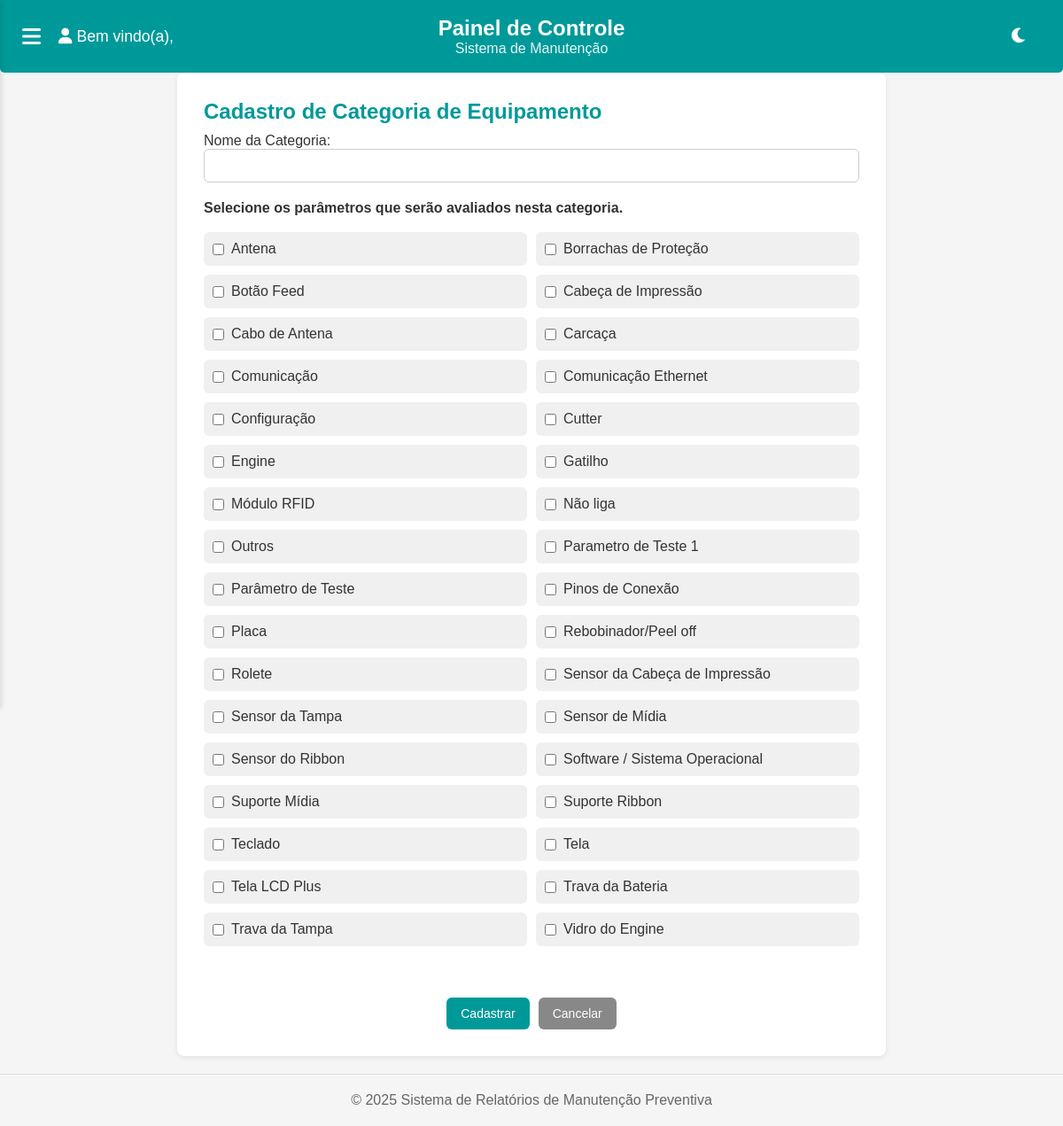
/equipamentos/categorias/cadastrar/, run on an earlier commit of the app's database.
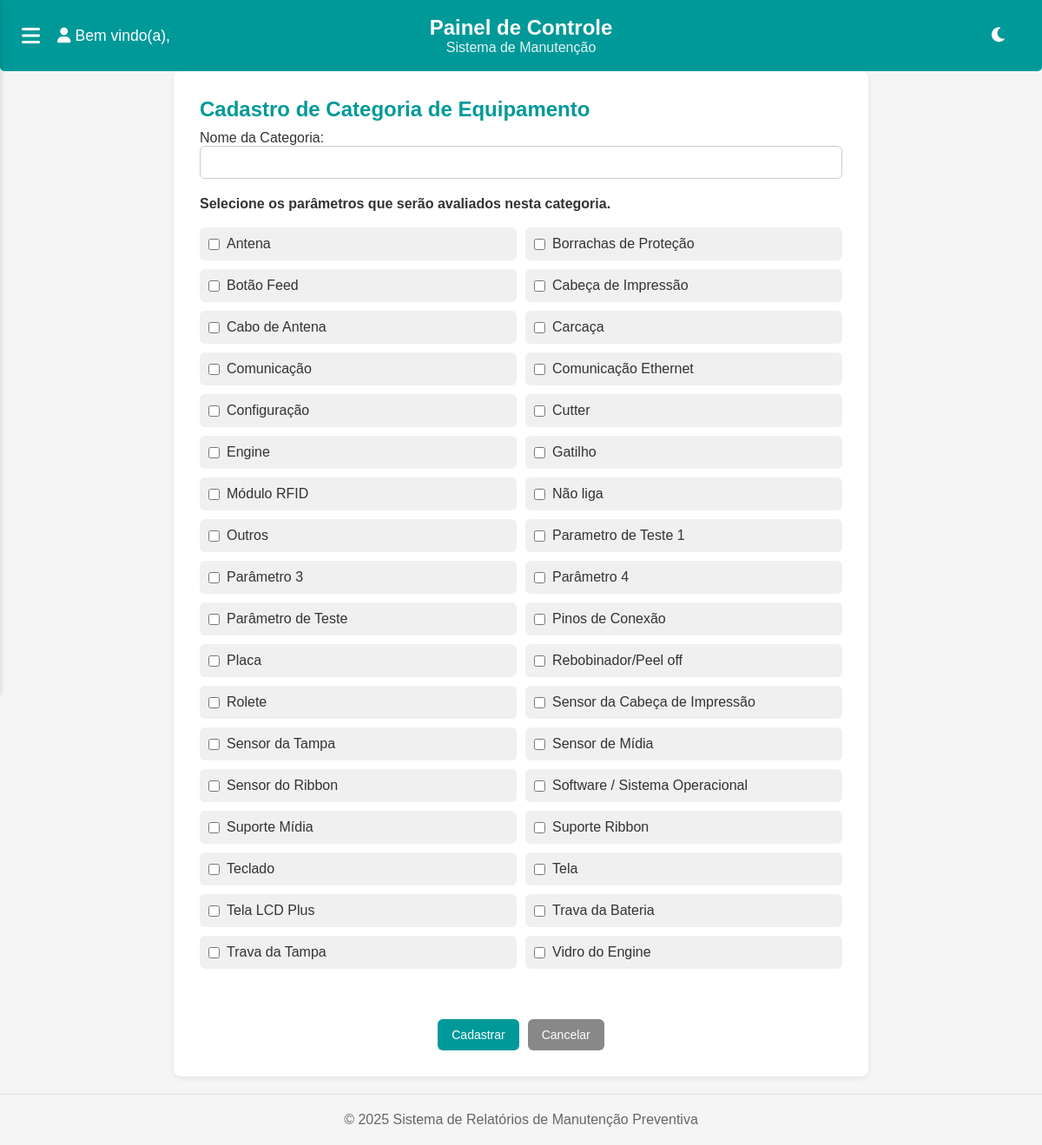
And on a later commit of the database.
### equipamentos/models.py (models this page shows, shortened)
class ParametroEquipamento(models.Model):
    nome = models.CharField(max_length=100, unique=True)
    avaliacao_ajuda = models.CharField(
        max_length=300,
        blank=True,
        verbose_name="Como avaliar o parâmetro",
    )

### equipamentos/views.py (the view, shortened to what this page needs)
# urls.py: path('categorias/cadastrar/', views.cadastrar_categoria, name='cadastrar_categoria'),
def cadastrar_categoria(request):
    parametros = ParametroEquipamento.objects.all()
    return render(request, 'categorias/cadastrar_categoria.html', {'parametros': parametros})

### equipamentos/templates/categorias/cadastrar_categoria.html (shortened to what this page needs)
{% extends 'base.html' %}
{% load static %}
{% block content %}
<div class="card-form">
    <h2>Cadastro de Categoria de Equipamento</h2>
    <form method="post">
        <div class="form-group">
            <label for="nome">Nome da Categoria:</label>
            <input type="text" id="nome" name="nome" required>
        </div>
        <h4>Selecione os parâmetros que serão avaliados nesta categoria.<h4><br>
        <div class="form-group">
            <div class="checkbox-grid">
                {% for parametro in parametros|dictsort:"nome" %}
                    <label class="checkbox-item">
                        <input type="checkbox" name="parametros" value="{{ parametro.id }}">
                        <span class="parametro-nome">{{ parametro.nome }}</span>
                    </label>
                {% endfor %}
            </div>
        </div>
        <br>
        <div class="form-actions">
            <button type="submit" class="btn btn-primary">Cadastrar</button>
            <a href="{% url 'equipamentos:listar_categorias' %}" class="btn btn-secondary">Cancelar</a>
        </div>
    </form>
</div>
{% endblock %}

What changed in the data, as far as the page shows it:
added ParametroEquipamento: nome "Parâmetro 3"
added ParametroEquipamento: nome "Parâmetro 4"
